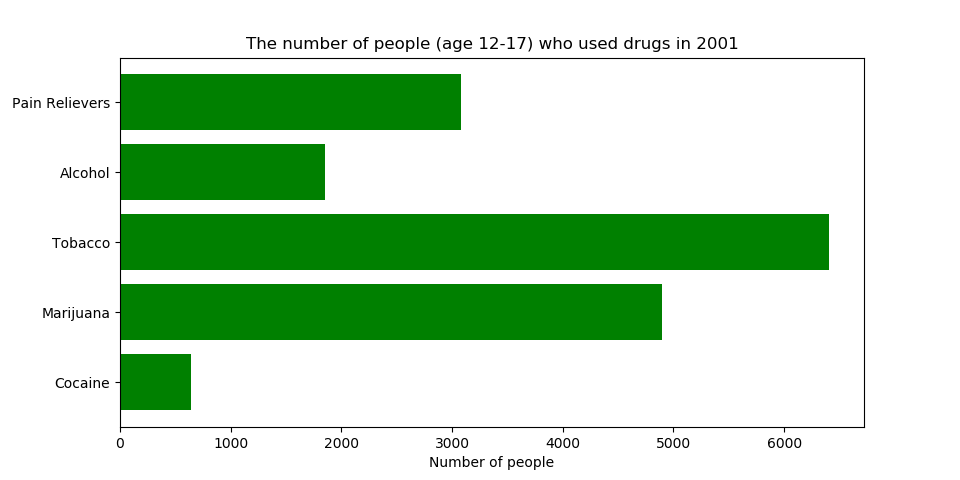

Source code (Python):
import matplotlib.pyplot as plt
plt.rcdefaults()
import numpy as np
import matplotlib.pyplot as plt
import drugs

# Some data
list_of_report = drugs.get_reports()

pain_relievers = list_of_report[0]["Totals"]["Pain Relievers Abuse Past Year"]["12-17"]
alcohol = list_of_report[0]["Totals"]["Alcohol"]["Abuse Past Year"]["12-17"]
tobacco = list_of_report[0]["Totals"]["Tobacco"]["Use Past Month"]["12-17"]
marijuana = list_of_report[0]["Totals"]["Marijuana"]["Used Past Year"]["12-17"]
cocaine = list_of_report[0]["Totals"]["Illicit Drugs"]["Cocaine Used Past Year"]["12-17"]

plt.rcdefaults()
fig, ax = plt.subplots()

# Example data
people = ('Pain Relievers', 'Alcohol', 'Tobacco', 'Marijuana', 'Cocaine')
y_pos = np.arange(len(people))
performance = pain_relievers, alcohol, tobacco, marijuana, cocaine
error = np.random.rand(len(people))

ax.barh(y_pos, performance, xerr=0, align='center',
        color='green')
ax.set_yticks(y_pos)
ax.set_yticklabels(people)
ax.invert_yaxis()  # labels read top-to-bottom
ax.set_xlabel('Number of people')
ax.set_title('The number of people (age 12-17) who used drugs in 2001')

plt.show()
